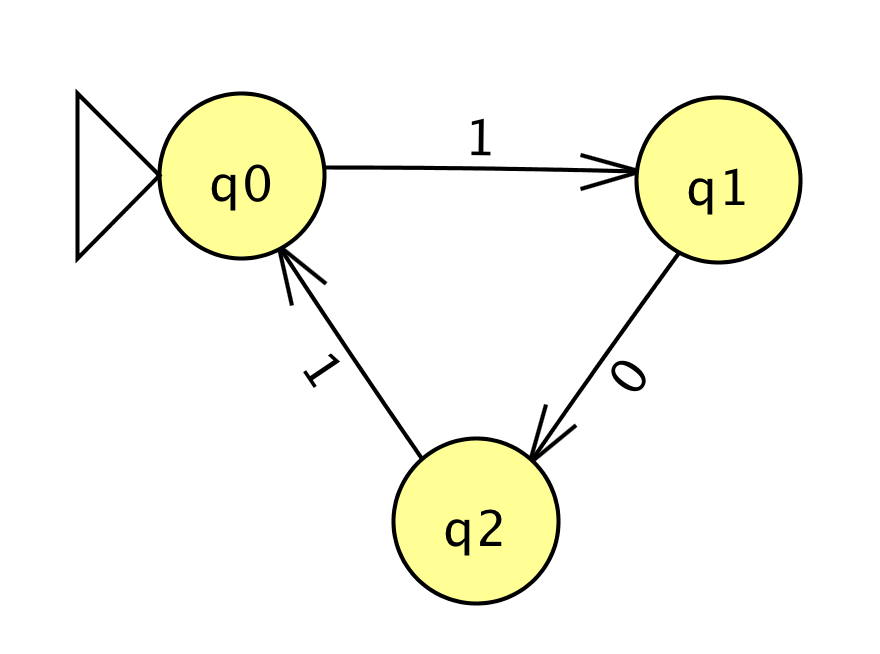
#> input picture Triangle.png, 880 x 654 px, given in place of TestWeb.png, which was not available
$ python finalProject.py   (Python 2 division)
#> lines starting #> are read from the running program, lines starting #| are printed output that depends on the picture; after the words box and inside, x2 and y2 are one past the last pixel; in counts of white or black regions, pixels touching at a corner belong together; long printed decimals are rounded; pictures that were not available may be replaced by others from this repository, and a replacement may not be noted
#!/usr/bin/python

import cv2
import cv2.cv as cv
import numpy as np
import math
import pytesser as pt
from PIL import Image
from PIL import ImageFilter

# you can use this like s = State(label, coord, etc)
class State:
    def __init__(self, label, coord_x, coord_y, initial, final, radius, circumference):
        self.label = label
        self.coord_x = coord_x
        self.coord_y = coord_y
        self.initial = initial
        self.final = final
        self.radius = radius
        self.circumference = circumference
#each element contains x,y,radius
circleOCRBoundingBox = []
States = []
StatePairs = []
height = 0
width = 0

#filename = raw_input("Please state the file you want to use: ")
filename = "TestWeb.png"
def findCircles(img):
    gray = cv2.imread(filename,0)
    circles = cv2.HoughCircles(gray,cv.CV_HOUGH_GRADIENT,1,20,param1=50,param2=50,minRadius=10,maxRadius=0)
    circles = np.uint16(np.around(circles))
    for i in circles[0,:]:
        squarePair = []
        cv2.circle(img,(i[0],i[1]),i[2],(0,255,0),2)
        cv2.circle(img,(i[0],i[1]),2,(0,0,255),3)
        squarePair.append(i[0])
        squarePair.append(i[1])
        state = State(None, i[0], i[1], False, False, i[2], 2*i[2]*np.pi);
        #States.append(state)
        squarePair.append(i[2]*math.sqrt(2))
        print "SQUARE PAIR: ", squarePair
        #circleOCRBoundingBox.append(squarePair)
        print "BOUNDING BOX: ", circleOCRBoundingBox
        state.label = findStateLabel(img, squarePair)
        States.append(state)
        sqaurePair = []
        #print "SQUARE PAIR: ", squarePair
        circleOCRBoundingBox.append(squarePair)
        #print "BOUNDING BOX: ", circleOCRBoundingBox
    val = float("inf")
    for circle in States:
        if circle.circumference < val:
            val = circle.circumference
    for circle in States:
        if circle.circumference == val:
            circle.final = True

def findStateLabel(baseImage, circleOCRBoundingBox):

    gray = cv2.imread(filename,0)
    #gray = img

    idx = 0
    #for i in circleOCRBoundingBox:
    idx += 1
    point1 = []
    point2 = []

    x1 = math.floor(circleOCRBoundingBox[0])
    y1 = math.floor(circleOCRBoundingBox[1]-(circleOCRBoundingBox[2]/2))
    x2 = math.floor(circleOCRBoundingBox[0]+(circleOCRBoundingBox[2]/2))
    y2 = math.floor(circleOCRBoundingBox[1]+(circleOCRBoundingBox[2]/2))
    point1.append(x1)
    point1.append(y1)

    point2.append(x2)
    point2.append(y2)

    cv2.rectangle(baseImage,(int(x1),int(y1)),(int(x2),int(y2)),(0,0,255),1)
    #uncomment to draw rectangle

    roi = gray[y1:y2, x1:x2]
    cv2.imwrite('1.png', roi)
    thresher= cv2.imread('1.png')
    ret,thresh1 = cv2.threshold(thresher,128,255,cv2.THRESH_BINARY)
    cv2.imwrite( '1.png', thresh1)

    image_file = '1.png'


# [4 lines of commented-out code are left out]
    number = 0
    number = pt.image_to_string(Image.open(image_file), config='-psm 6')

    print "=====Label======="
    if(number == "l"):
        number = 1
    elif(number == "S" or number == "s"):
        number = 5
    elif(number == None or number == ""):
        number = 0
    else:
        number = extract_num(number)
    print "=====Label=======\n"
    it = pt.image_to_string(Image.open(image_file), config='-psm 10000')
    #print "=====Label======="
    #print (it)
    #print "=====Label=======\n"

    print (number)
    return number

def findTriangle(img):
    localImg = cv2.imread(filename,0)
    ret,thresh = cv2.threshold(localImg,127,255,1)
    contours,h = cv2.findContours(thresh,1,2)

    for cnt in contours:
        print cnt , "#-----------------------------------------------"
        approx = cv2.approxPolyDP(cnt,0.01*cv2.arcLength(cnt,True),True)
        if len(approx)==3:
            #print "triangle"
            cv2.drawContours(img,[cnt],0,(0,255,0),-1)

            #print "1st field: ", cnt[0], "2nd field : ", cnt[1], "3rd Field: ", cnt[2], "4th field: ", cnt[3], "5th field: ", cnt[4]
            #print "Ret : ", ret
            triangleTipY = approx[1][0][1]
            triangleTipX = approx[1][0][0]
            return triangleTipY, triangleTipX

def findStart(img):
    localImg = cv2.imread(filename,0)
    triangleTipY, triangleTipX = findTriangle(img)
    comparisonStates = []
    for state in States:
        #print " Y COORD: ", state.coord_y, "X COORD: ", state.coord_x, "and THE JUST THE TIP Y + 2: ", triangleTipY
        if(state.coord_y <=  triangleTipY + 2 and state.coord_y >= triangleTipY - 2):
            comparisonStates.append(state)

    x = comparisonStates[0].coord_x
    initialState = ''
    for state in comparisonStates:
        if(state.coord_x >= triangleTipX):
            if(state.coord_x <= x):
                x = state.coord_x
                initialState = state
#    print initialState.coord_x, initialState.coord_y
    for state in States:
        if(initialState.coord_x == state.coord_x and initialState.coord_y == state.coord_y):
            #print state.coord_x, state.coord_y
            state.initial = True
            cv2.circle(img,(state.coord_x,state.coord_y),state.radius,(255,0,0),2)
    #for i in States:
        #print i.coord_x, i.coord_y, i.initial

# [202 lines left out: functions findLines, inState, calculateNewPoint1, calculateNewPoint2, isInImage, extract_num and 2 more, not called in this run]


def main():
    global height, width, StatePairs
    img = cv2.imread(filename)
#> img is the input picture: shape (654, 880, 3); mean B, G, R 237.4, 248.1, 248.1
    imgTaco = cv2.imread(filename,0)
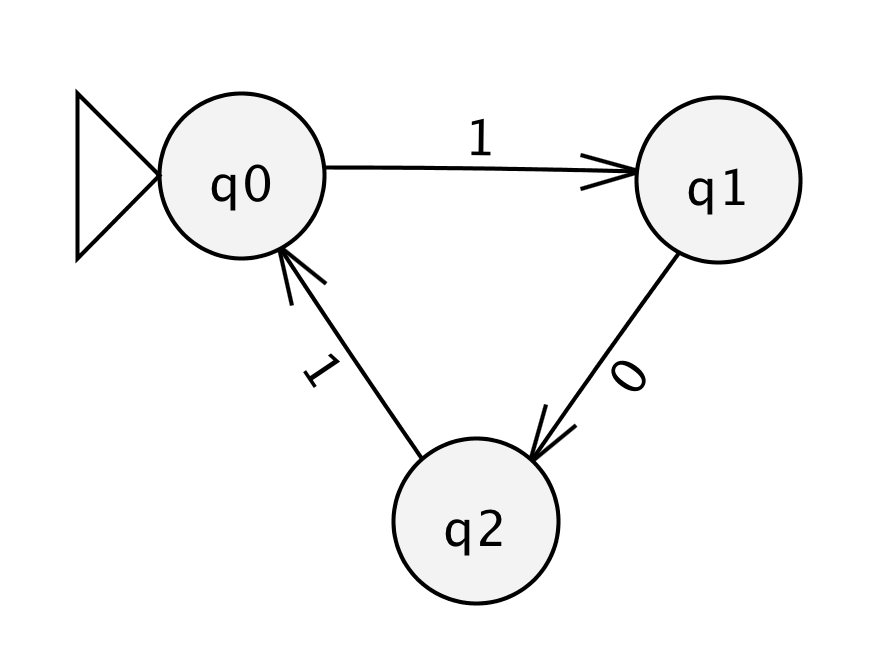
#> imgTaco: shape (654, 880); min 0, max 255, mean 246.9
    height, width = imgTaco.shape
#> height = 654; width = 880
    findCircles(img)
#> in findCircles, `circles = cv2.HoughCircles(gray,cv.CV_HOUGH_GRADIENT,1,20,param1=50,pa..`: circles = [[241.5, 175.5, 84.5], [720.5, 179.5, 81.8], [475.5, 519.5, 85.2]]
#> in findCircles, `circles = np.uint16(np.around(circles))`: circles = [[242, 176, 84], [720, 180, 82], [476, 520, 85]]
#> in findCircles, `cv2.circle(img,(i[0],i[1]),i[2],(0,255,0),2)`:
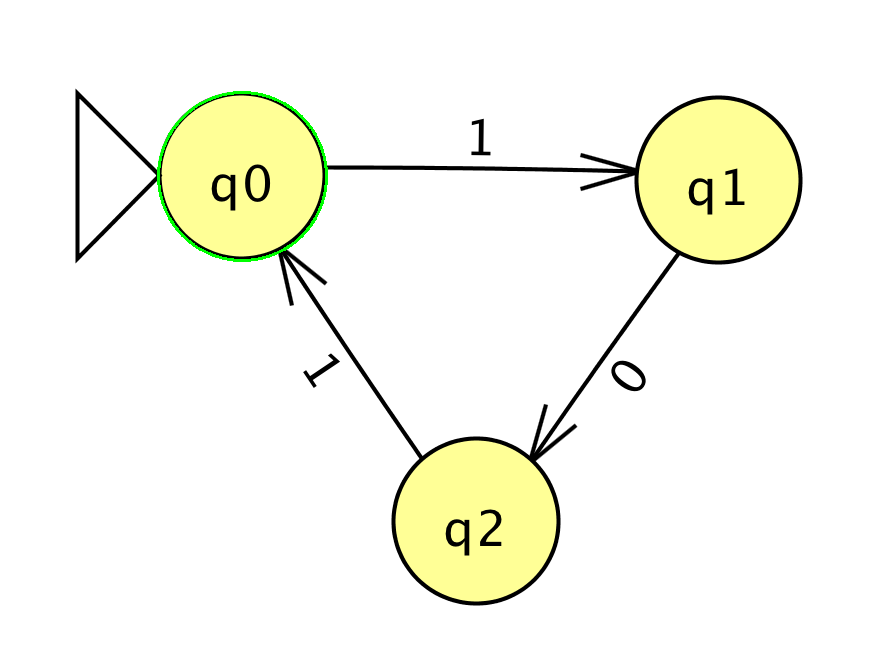
#> img: shape (654, 880, 3); 0.27% of pixels changed, all inside (x1, y1, x2, y2) = (157, 91, 328, 262)
#> in findCircles, `cv2.circle(img,(i[0],i[1]),2,(0,0,255),3)`: img: shape (654, 880, 3); 0.01% of pixels changed, all inside (x1, y1, x2, y2) = (238, 172, 247, 181)
#> in __init__, `self.coord_x = coord_x`: self.coord_x = 242
#> in __init__, `self.coord_y = coord_y`: self.coord_y = 176
#> in __init__, `self.radius = radius`: self.radius = 84
#> in __init__, `self.circumference = circumference`: self.circumference = 527.8
#| SQUARE PAIR:  [242, 176, 118.794]
#> in findStateLabel, `x1 = math.floor(circleOCRBoundingBox[0])`: x1 = 242
#> in findStateLabel, `y1 = math.floor(circleOCRBoundingBox[1]-(circleOCRBoundingBox[2]/2))`: y1 = 116
#> in findStateLabel, `x2 = math.floor(circleOCRBoundingBox[0]+(circleOCRBoundingBox[2]/2))`: x2 = 301
#> in findStateLabel, `y2 = math.floor(circleOCRBoundingBox[1]+(circleOCRBoundingBox[2]/2))`: y2 = 235
#> in findStateLabel, `roi = gray[y1:y2, x1:x2]`:
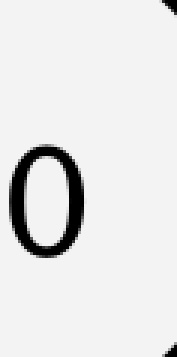
#> roi: shape (119, 59) (shown 3 times larger); min 0, max 243, mean 229.1
#> in findStateLabel, `ret,thresh1 = cv2.threshold(thresher,128,255,cv2.THRESH_BINARY)`:
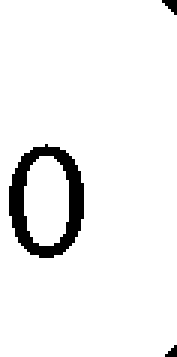
#> thresh1: shape (119, 59, 3) (shown 3 times larger); 94.2% white; 3 black regions (2 under 20 px), largest, box (x1, y1, x2, y2) and area: (3, 48, 28, 86) 380
#> (the call stopped at in findStateLabel, `number = pt.image_to_string(Image.open(image_file), config='-psm 6')`: pytesser is not available in this run)
    #findStateLabels(img)
    findStart(img)
#> in findTriangle, `ret,thresh = cv2.threshold(localImg,127,255,1)`:
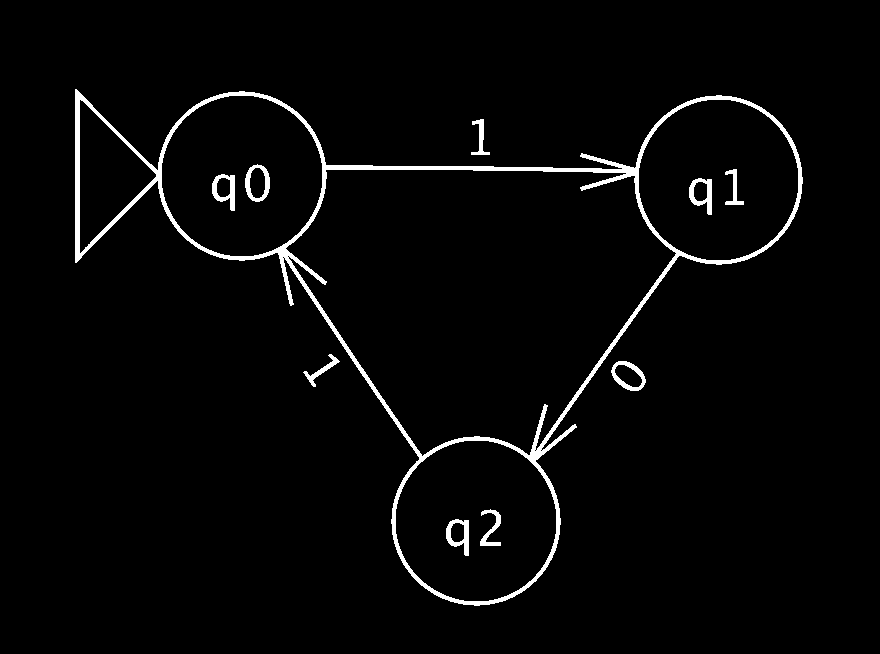
#> thresh: shape (654, 880); 2.8% white; 10 white regions
#> in findTriangle, `contours,h = cv2.findContours(thresh,1,2)`: contours = 24 contours, 4 with area under 20; largest, box (x1, y1, x2, y2) and area: (75, 89, 803, 606) 154247, (285, 169, 677, 457) 76496, (161, 95, 323, 257) 20512, (395, 440, 557, 602) 20510, (638, 99, 799, 261) 20402; h = 24 rows, first 6: [1, -1, -1, -1], [2, 0, -1, -1], [3, 1, -1, -1], [4, 2, -1, -1], [5, 3, -1, -1], [6, 4, -1, -1]
#> the loop in findTriangle, `for cnt in contours:` made 22 passes
#> (approx, triangleTipY, triangleTipX) on pass 22: ([[80, 99], [156, 174], [80, 253]], 174, 156)
#> approx on passes 4, 5, 10, 11: [[540, 450], [541, 449], [542, 450], [541, 451]], [[534, 450], [535, 449], [536, 450], [535, 451]], [[282, 257], [283, 256], [284, 257], [283, 258]], [[287, 256], [288, 255], [289, 256], [288, 257]]
#> (printed output is left out)
#> after the loop in findTriangle, `for cnt in contours:`:
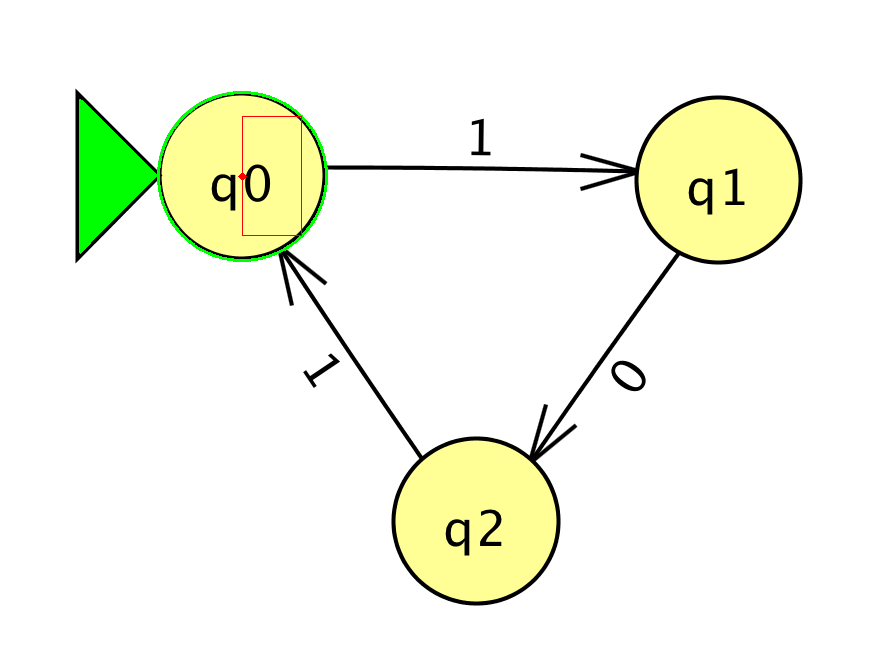
#> img: shape (654, 880, 3); mean B, G, R 234.4, 248.6, 245.3
#> in findStart, `triangleTipY, triangleTipX = findTriangle(img)`: triangleTipY = 174; triangleTipX = 156
#> after the loop in findStart, `for state in States:`: comparisonStates = []
    findLines(img)
    imgTaco = cv2.imread(filename)
    cropLines(StatePairs , img, imgTaco)
    for i in States:
        print i.label, i.coord_x, i.coord_y, i.initial, i.final, i.radius
        print "hello"
    cv2.imwrite('output.png',img)
    cv2.imwrite("boudingRectanglesForTransitionOCR.png",imgTaco)
    cv2.destroyAllWindows()
    for i in range (len(StatePairs)):
        print StatePairs[i]

if __name__ == "__main__":
#> (the run stopped early here; a loop or call above may not have finished)
